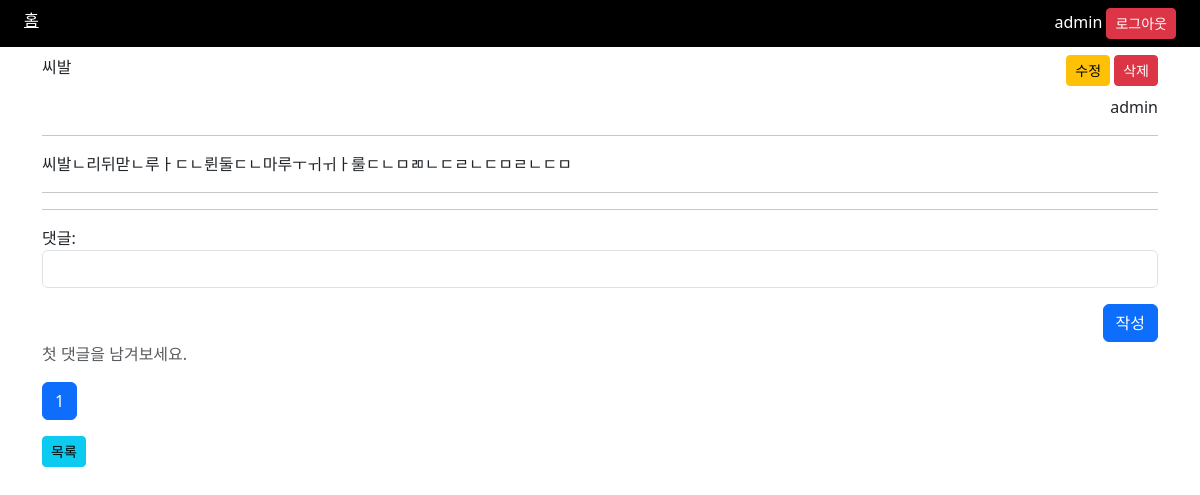
Page /53/ (signed in) on the earlier database version.
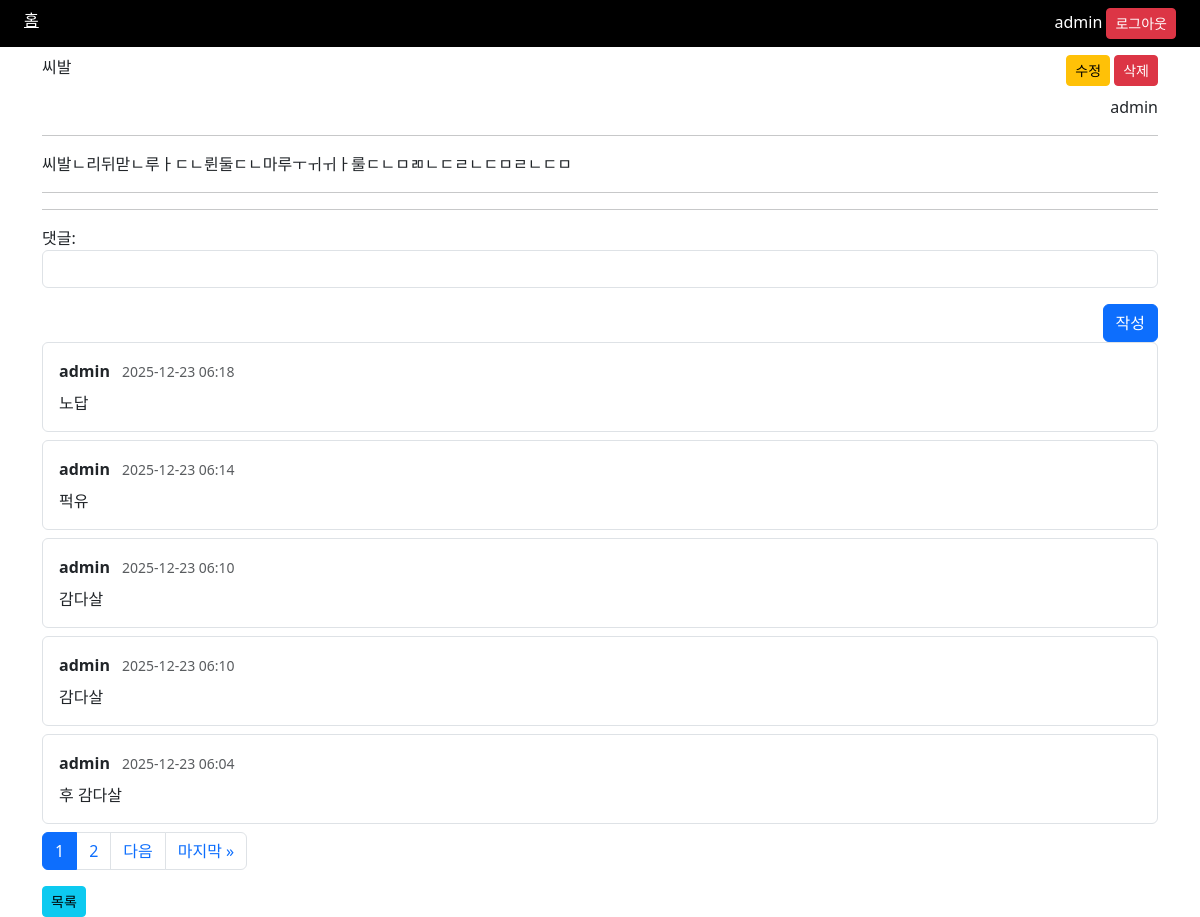
Same page on the later database version.
### blog/models.py (models this page shows, shortened)
class Blog(TimestampModel):
    CATEGORY_CHOICES = (
        ('free', '자유'),
        ('travel', '여행'),
        ('cat', '고양이'),
        ('dog', '강아지'),
    )
    category = models.CharField('카테고리', max_length=10, choices=CATEGORY_CHOICES)
    title = models.CharField('제목', max_length=100)
    content = models.TextField('본문')
    author = models.ForeignKey(User, on_delete=models.CASCADE)
    class Meta:
        verbose_name = '블로그'
        verbose_name_plural = '블로그 목록'

class Comment(TimestampModel):
    blog = models.ForeignKey(Blog, on_delete=models.CASCADE)
    content = models.CharField('본문', max_length=255)
    author = models.ForeignKey(User, on_delete=models.CASCADE)
    class Meta:
        verbose_name = '댓글'
        verbose_name_plural = '댓글 목록'
    ...

### blog/cb_views.py (the view, shortened to what this page needs)
# urls.py: path('<int:id>/', cb_views.BlogDetailView.as_view(), name='detail'),
class BlogDetailView(ListView):
    model = Comment
    template_name = 'blog_detail.html'
    paginate_by = 5
    pk_url_kwarg = 'id'
    def get(self, request, *args, **kwargs):
        self.object = get_object_or_404(Blog, id=kwargs.get('id'))
        return super().get(request, *args, **kwargs)
    def get_queryset(self):
        return self.model.objects.filter(blog=self.object).order_by("-id").select_related('author')
    def get_context_data(self, **kwargs):
        context = super().get_context_data(**kwargs)
        context['comment_form'] = CommentForm()
        context['blog'] = self.object
        return context

### blog/forms.py
class CommentForm(forms.ModelForm):
    class Meta:
        model = Comment
        fields = ('content',)
        widgets = {
            'content' : forms.TextInput(attrs={'class' : 'form-control'})
        }
        labels = {
            'content' : '댓글'
        }

### templates/blog_detail.html (shortened to what this page needs)
{% extends 'base.html' %}
{% block content %}
    <div class="mt-2 d-flex justify-content-between">
        <p>{{ blog.title }}</p>
        {% if request.user == blog.author %}
            <div>
                <a class="btn btn-sm btn-warning" href="{% url 'blog:update' blog.pk %}">수정</a>
                <form action="{% url 'blog:delete' blog.pk %}" method="post" style="display:inline-block;">
                    <button class="btn btn-sm btn-danger">삭제</button>
                </form>
            </div>
        {% endif %}
    </div>
    <div style="text-align: right">{{ blog.author.username }}</div>
    <hr>
    <p>{{ blog.content }}</p>
    <hr>
    <hr>
    {% if request.user.is_authenticated %}
        <form method="POST">
            {{ comment_form.as_p }}
            <div class="text-end">
                <button class="btn btn-primary">작성</button>
            </div>
        </form>
        {% for c in object_list %}
          <div class="border rounded p-3 mb-2">
            <div class="d-flex justify-content-between">
              <div>
                <strong>{{ c.author.username }}</strong>
                <small class="text-muted ms-2">{{ c.created_at|date:"Y-m-d H:i" }}</small>
              </div>
            </div>
            <div class="mt-2">
              {{ c.content|linebreaksbr }}
            </div>
          </div>
        {% empty %}
          <p class="text-muted">첫 댓글을 남겨보세요.</p>
        {% endfor %}
    {% endif %}
    {% include 'pagination.html' %}
    <a class="btn btn-sm btn-info" href="{% url 'blog:list' %}">목록</a>
{% endblock %}

### templates/base.html (shortened to what this page needs)
{% load static %}
<!doctype html>
<html lang="en">
<head>
    <link href="{% static 'css/bootstrap.css' %}" rel="stylesheet">
</head>
<body>
    <nav class="d-flex justify-content-between py-2 px-4 bg-black text-white">
        <div>
            <a class="text-dacoration-none text-white" href="{% url 'blog:list' %}">홈</a>
        </div>
        <div style="text-align: right;">
            {% if request.user.is_authenticated %}
                {{ request.user.username }}
                <form action="{% url 'logout' %}" method="post" style="display: inline;" class="d-inline">
                    <button class="btn btn-danger btn-sm">로그아웃</button>
                </form>
            {% else %}
                <a href="{% url 'signup' %}">회원가입</a>
                <a href="{% url 'login' %}">로그인</a>
            {% endif %}
        </div>
    </nav>
    <div class="container">
        {% block content %}{% endblock %}
    </div>
</body>
</html>

### templates/pagination.html (shortened to what this page needs)
<div>
        <ul class="pagination">
            {% for i in page_obj.paginator.page_range %}
                {% if page_obj.number == i %}
                <li class="page-item">
                   <a class="page-link active" href="#">
                       {{ i }}
                   </a>
                </li>
                {% elif i > page_obj.number|add:-3 and i < page_obj.number|add:3 %}
                    <li class="page-item">
                        <a class="page-link" href="?page={{ i }}{% if request.GET.q %}&q={{ request.GET.q }}{% endif %}">{{ i }}</a>
                    </li>
                {% endif %}
            {% endfor %}
            {% if page_obj.has_next %}
                <li class="page-item">
                    <a class="page-link" href="?page={{ page_obj.next_page_number}}{% if request.GET.q %}&q={{ request.GET.q }}{% endif %}">다음</a>
                </li>
                <li class="page-item">
                    <a class="page-link" href="?page={{ page_obj.paginator.num_pages }}{% if request.GET.q %}&q={{ request.GET.q }}{% endif %}">마지막 &raquo;</a>
                </li>
            {% endif %}
        </ul>
    </div>

Differences in the rows shown:
added Comment: author.username "admin", created_at "2025-12-23 06:18", content "노답"
added Comment: author.username "admin", created_at "2025-12-23 06:14", content "퍽유"
added Comment: author.username "admin", created_at "2025-12-23 06:10", content "감다살"
added Comment: author.username "admin", created_at "2025-12-23 06:10", content "감다살"
added Comment: author.username "admin", created_at "2025-12-23 06:04", content "후 감다살"
Other differences:
new list line: "2"
text no longer shown: "첫 댓글을 남겨보세요."
text now shown: "다음 마지막 »"
